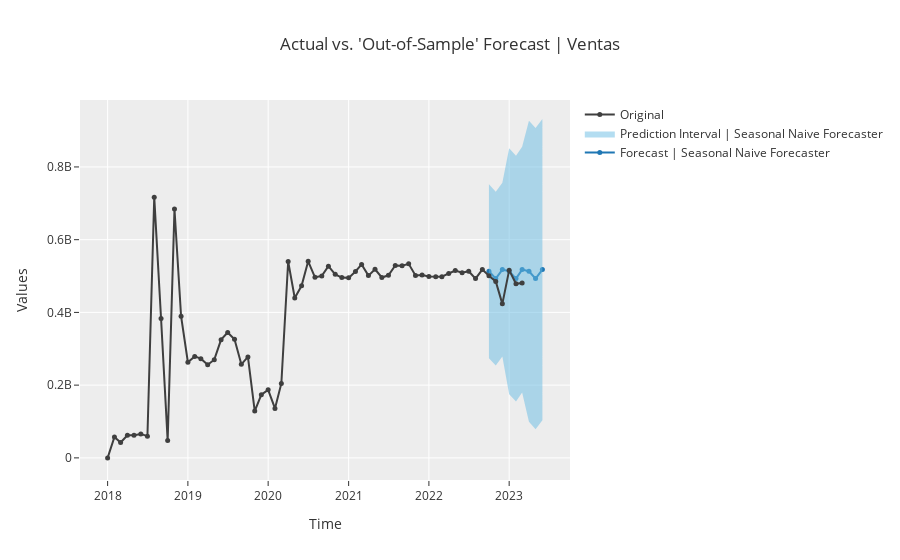

The notebook cell this image was saved under:
### Code cell
plot_model(best, plot = 'forecast', data_kwargs = {'fh': 9})
